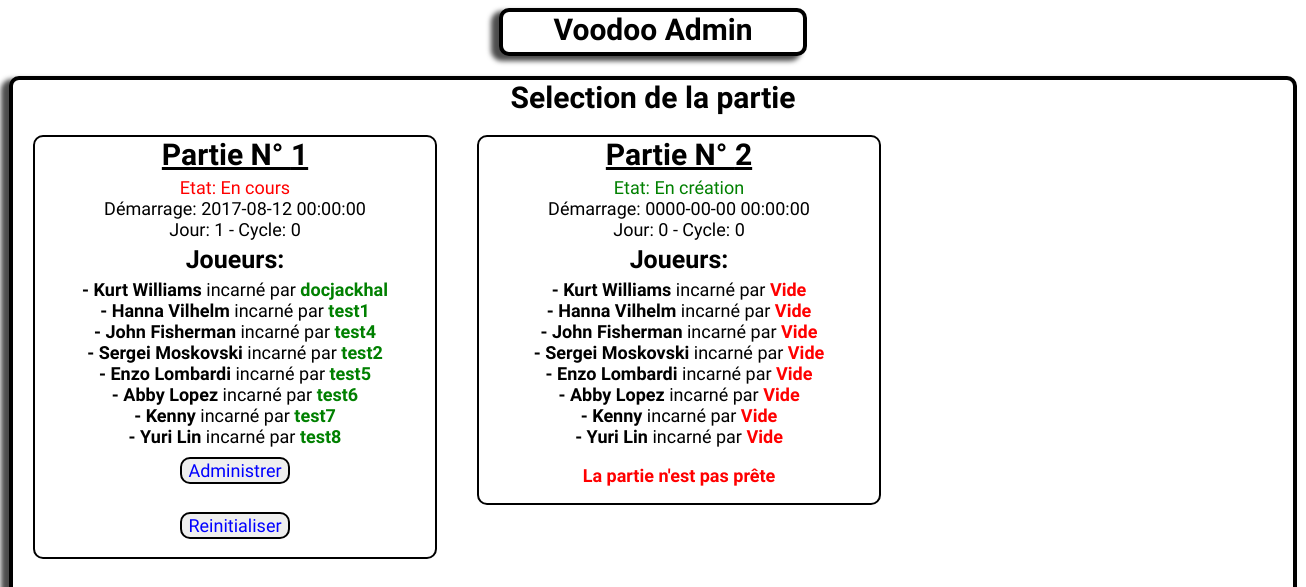
Page /admin/index.php on the earlier database version.
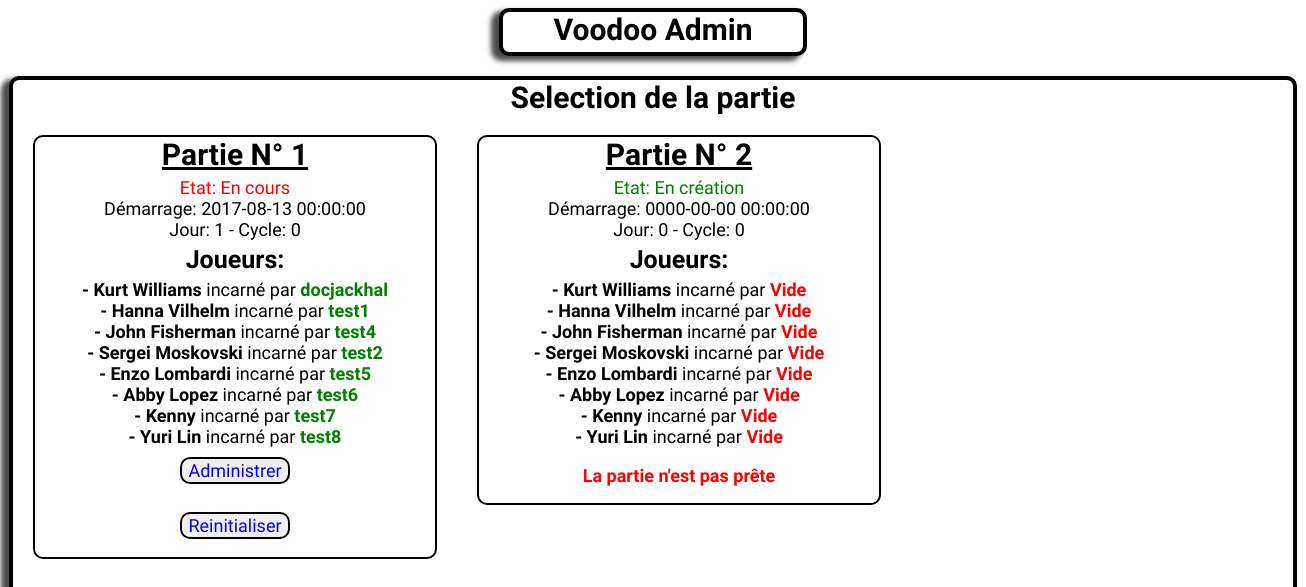
Same page on the later database version.
### tables this page shows
CREATE TABLE IF NOT EXISTS `VI__parties` (
  `ID` int(11) NOT NULL,
  `Joueur1` int(11) NOT NULL DEFAULT '-1',
  `Joueur2` int(11) NOT NULL DEFAULT '-1',
  `Joueur3` int(11) NOT NULL DEFAULT '-1',
  `Joueur4` int(11) NOT NULL DEFAULT '-1',
  `Joueur5` int(11) NOT NULL DEFAULT '-1',
  `Joueur6` int(11) NOT NULL DEFAULT '-1',
  `Joueur7` int(11) NOT NULL DEFAULT '-1',
  `Joueur8` int(11) NOT NULL DEFAULT '-1',
  `Cycle` int(11) NOT NULL,
  `Jour` int(11) NOT NULL,
  `Etat` enum('en_creation','en_cours') NOT NULL DEFAULT 'en_creation',
  `DateDemarrage` datetime NOT NULL
);

CREATE TABLE IF NOT EXISTS `VI__heros` (
  `ID` int(11) NOT NULL,
  `Sexe` enum('h','f') NOT NULL DEFAULT 'f',
  `Titre` varchar(21) NOT NULL,
  `Nom` varchar(21) NOT NULL,
  `Prenom` varchar(21) NOT NULL,
  `Age` int(11) NOT NULL,
  `Origine` varchar(21) NOT NULL,
  `Profession` varchar(21) NOT NULL,
  `Biographie` varchar(2000) NOT NULL,
  `FaimMax` int(10) NOT NULL,
  `SoifMax` int(10) NOT NULL,
  `FatigueMax` int(10) NOT NULL,
  `PvMax` int(6) NOT NULL,
  `PaMax` int(4) NOT NULL,
  `PmMax` int(4) NOT NULL
);

CREATE TABLE IF NOT EXISTS `VI__accounts` (
  `ID` int(11) NOT NULL,
  `Login` varchar(21) NOT NULL,
  `Password` varchar(21) NOT NULL,
  `Email` varchar(21) NOT NULL,
  `DateInscription` datetime NOT NULL,
  `IDPartieEnCours` int(11) NOT NULL DEFAULT '-1',
  `NombrePartiesJouees` int(11) NOT NULL DEFAULT '0'
);

### prive/config_sql.php (called while the page is built, shortened)
<?php
$PT = "VI__";
?>

### admin/selectionPartie.php (the view, shortened to what this page needs)
<?php
	$requete = "SELECT * FROM ".$PT."parties WHERE Etat != 'terminee'";
	$retour = mysqli_query($mysqli,$requete);
	$parties = array();
	while($partie = mysqli_fetch_assoc($retour))
		$parties[] = $partie;
	$requete = "SELECT * FROM ".$PT."heros";
	$retour = mysqli_query($mysqli,$requete);
	$listeHeros = array();
	while($heros = mysqli_fetch_assoc($retour))
		$listeHeros[$heros["ID"]] = $heros;
	$requete = "SELECT * FROM ".$PT."accounts";
	$retour = mysqli_query($mysqli,$requete);
	$listeJoueurs = array();
	while($joueur = mysqli_fetch_assoc($retour))
		$listeJoueurs[$joueur["ID"]] = $joueur;
?>
<div id="blocSelectionPartie">
	<div id="title">Selection de la partie</div>
	<?php
		foreach($parties as $partie)
		{
			$etatPartie = ($partie["Etat"] == "en_creation") ? "En création" : "En cours";
			$classEtatPartie = ($partie["Etat"] == "en_creation") ? "etatPartieEnCreation" : "etatPartieEnCours";
			$nbJoueursDansPartie = 0;
			foreach($listeHeros as $IDHeros => $heros)
			{
				$IDJoueurSurHeros = $partie["Joueur".$IDHeros];
				if($IDJoueurSurHeros >= 0)
					$nbJoueursDansPartie++;
			}
			?>
			<div class='partie'>
				<div class="nomPartie"/>Partie N° <?php echo $partie["ID"];?></div>
				<div class="etatPartie <?php echo $classEtatPartie;?>"/>Etat: <?php echo $etatPartie;?></div>
				<div class="dateDemarragePartie"/>Démarrage: <?php echo $partie["DateDemarrage"];?></div>
				<div class="jourEtCyclePartie"/>Jour: <?php echo $partie["Jour"];?> - Cycle: <?php echo $partie["Cycle"];?></div>
				<div class="titreJoueur"/>Joueurs: </div>
				<?php
					foreach($listeHeros as $IDHeros=>$heros)
					{
							$IDJoueur = $partie["Joueur".$IDHeros];
							if($IDJoueur > 0)
								$login = "<b style='color:green;'>".$listeJoueurs[$IDJoueur]["Login"]."</b>";
							else
								$login = "<b style='color:red;'>Vide</b>";
						?>
						<div class="slotHeros">
							<span class="nomHeros">- <?php echo $heros["Prenom"]." ".$heros["Nom"];?></span>
							<span class="jouePart"> incarné par <?php echo $login;?></span>
						</div>
						<?php
					}
				if($partie["Etat"] == "en_cours")
				{
					?>
					<form method="POST" action="demarrerAdministrationPartie.php">
						<input class="boutonAdministrer" type="submit" value="Administrer"></input>
					</form>
					<form method="POST" action="reinitialiserPartie.php">
						<input class="boutonAdministrer" type="submit" value="Reinitialiser"></input>
					</form>
					<?php
				}
				else
				{
					?>
						<div class="partieNonPrete">La partie n'est pas prête</div>
					<?php
				}
			?>
			<?php
		}
	?>

### admin/index.php (shortened to what this page needs)
<?php
	include("../prive/config.php");
	$mysqli = mysqli_connect($mysql_ip, $mysql_user,$mysql_password,$base);
	mysqli_set_charset($mysqli, "utf8");
?>
<html>
<head>
<link href="../style/accueil.css" rel="stylesheet" type="text/css"/>
<link href="../style/admin.css" rel="stylesheet" type="text/css"/>
</head>
<body>
	<div id='logo'>Voodoo Admin</div>
	<?php
		if(empty($_SESSION["Admin"]))
			include("selectionPartie.php");
		else
			include("adminPartie.php");
	?>
</body>
</html>

### style/accueil.css (style rules this page uses)
body { text-align: center; background-image: url("../images/background.jpg"); background-attachment:fixed; background-repeat:no-repeat; background-position:100% 0%; }
#logo { background-color: white; width: 300px; height: 40px; border: 4px solid black; border-radius: 10px; margin-left: auto; margin-right: auto; box-shadow: -7px 4px 5px 1px rgba(0, 0, 0, 0.7); font-weight: bold; font-size: 30px; font-family: 'Chelsea Market', cursive; }

### style/admin.css (style rules this page uses)
#blocSelectionPartie { width: 1280px; height: 800px; border: 4px solid black; border-radius: 10px; margin-left: auto; margin-right: auto; background-color: white; box-shadow: -7px 4px 5px 1px rgba(0, 0, 0, 0.7); margin-top: 20px; }
#blocSelectionPartie #title, #blocAdminPartie #title { text-align:center; width: 100%; font-weight: bold; font-size: 30px; font-family: 'Chelsea Market', cursive; }
#blocSelectionPartie .partie { border: 2px solid black; border-radius: 10px; width: 400px; float: left; margin: 20px; font-family: 'Chelsea Market', cursive; text-align: center; font-size: 18px; }
#blocSelectionPartie .partie .nomPartie { font-size: 30px; text-decoration : underline; margin-bottom:5px; font-weight: bold; }
#blocSelectionPartie .partie .etatPartieEnCours { color: red; }
#blocSelectionPartie .partie .etatPartieEnCreation { color: green; }
#blocSelectionPartie .partie .titreJoueur { font-size: 25px; font-weight: bold; margin-top: 5px; margin-bottom: 5px; }
#blocSelectionPartie .partie .nomHeros { font-weight: bold; }
#blocSelectionPartie .partie .boutonAdministrer { font-family: 'Chelsea Market', cursive; text-align: center; font-size: 18px; cursor: pointer; margin-top: 10px; color: blue; border: 2px solid black; border-radius: 10px; }
#blocSelectionPartie .partieNonPrete { color: red; margin: 17.5px; font-weight: bold; }

Differences in the rows shown:
changed vi__parties "En cours": DateDemarrage "2017-08-12 00:00:00" → "2017-08-13 00:00:00"
